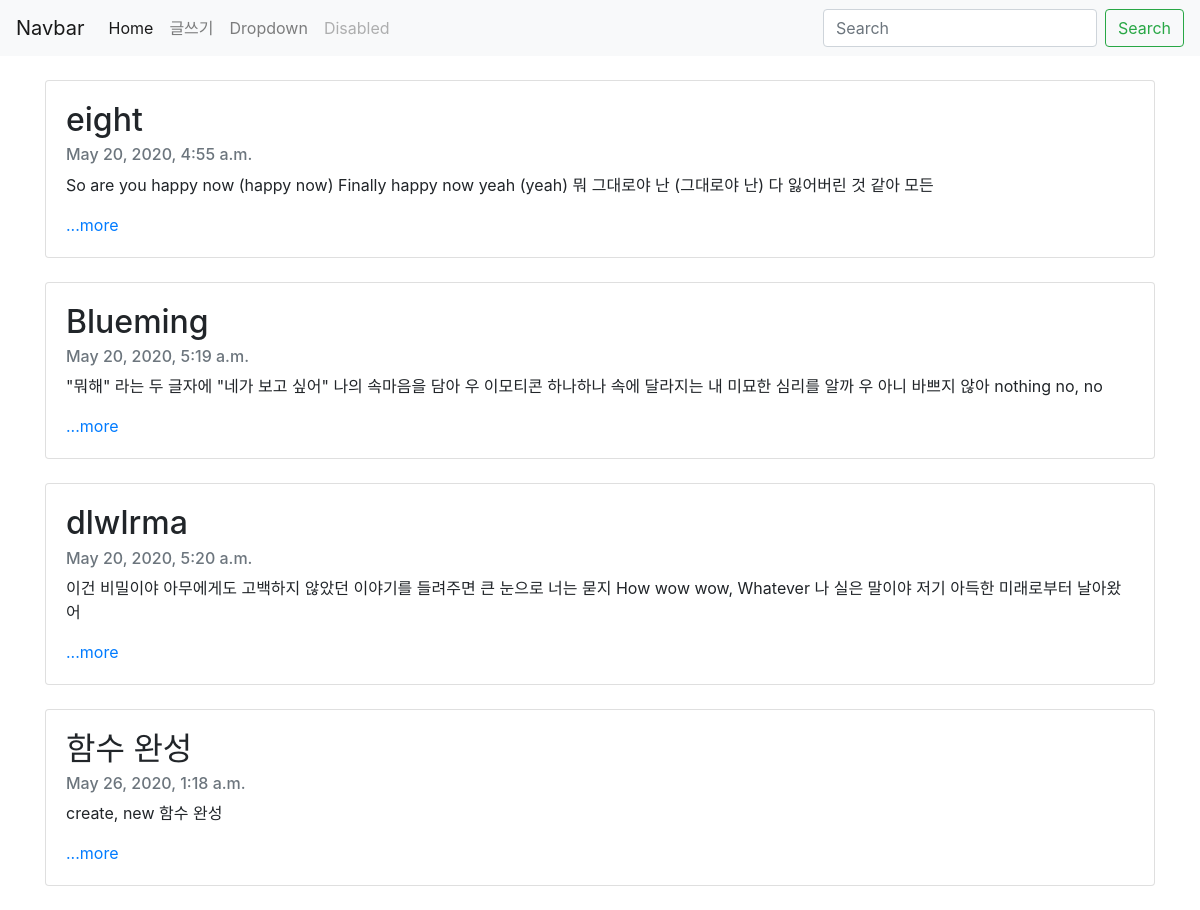
The page / on the database its author committed.
### blog/models.py (models this page shows, shortened)
class Blog(models.Model):
    title=models.CharField(max_length=200)
    pub_date=models.DateTimeField('date published')
    body=models.TextField()
    def summary(self):
        return self.body[:100]

### blog/views.py (the view)
# urls.py: path('',blog.views.home, name='home'),
def home(request):
    blogs = Blog.objects
    return render(request, 'home.html', {'blogs':blogs})

### blog/templates/home.html (shortened to what this page needs)
<head>
    <link rel="stylesheet" href="https://stackpath.bootstrapcdn.com/bootstrap/4.5.0/css/bootstrap.min.css">
</head>
<body>
    <nav class="navbar navbar-expand-lg navbar-light bg-light">
        <a class="navbar-brand" href="#">Navbar</a>
        <div class="collapse navbar-collapse" id="navbarSupportedContent">
          <ul class="navbar-nav mr-auto">
            <li class="nav-item active">
              <a class="nav-link" href="http://127.0.0.1:8000/">Home <span class="sr-only">(current)</span></a>
            </li>
            <li class="nav-item">
              <a class="nav-link" href="{% url 'new' %}">글쓰기</a>
            </li>
            <li class="nav-item">
              <a class="nav-link" href="{% url 'portfolio' %}">Dropdown</a>
            </li>
            <li class="nav-item">
              <a class="nav-link disabled" href="#" tabindex="-1" aria-disabled="true">Disabled</a>
            </li>
          </ul>
          <form class="form-inline my-2 my-lg-0">
            <input class="form-control mr-sm-2" type="search" placeholder="Search" aria-label="Search">
            <button class="btn btn-outline-success my-2 my-sm-0" type="submit">Search</button>
          </form>
        </div>
      </nav>
  <br>
  {% for blog in blogs.all%}
  <div class="container">
    <div class="card">
      <div class="card-body">
        <h2 class="card-title">{{blog.title}}</h2>
        <h6 class="card-subtitle mb-2 text-muted">{{blog.pub_date}}</h6>
        <p class="card-text">{{blog.summary}}</p>
        <a href="{%url 'detail' blog.id%}" class="card-link">...more</a>
      </div>
    </div><br>
  </div>
  {% endfor %}
</body>

### rows shown on the page
Blog: title "eight", pub_date "May 20, 2020, 4:55 a.m.", summary "So are you happy now (happy now) Finally happy now yeah (yeah) 뭐 그대로야 난 (그대로야 난) 다 잃어버린 것 같아 모든"
Blog: title "Blueming", pub_date "May 20, 2020, 5:19 a.m.", summary "\"뭐해\" 라는 두 글자에 \"네가 보고 싶어\" 나의 속마음을 담아 우 이모티콘 하나하나 속에 달라지는 내 미묘한 심리를 알까 우 아니 바쁘지 않아 nothing no, no"
Blog: title "dlwlrma", pub_date "May 20, 2020, 5:20 a.m.", summary "이건 비밀이야 아무에게도 고백하지 않았던 이야기를 들려주면 큰 눈으로 너는 묻지 How wow wow, Whatever 나 실은 말이야 저기 아득한 미래로부터 날아왔어"
Blog: title "함수 완성", pub_date "May 26, 2020, 1:18 a.m.", summary "create, new 함수 완성"
